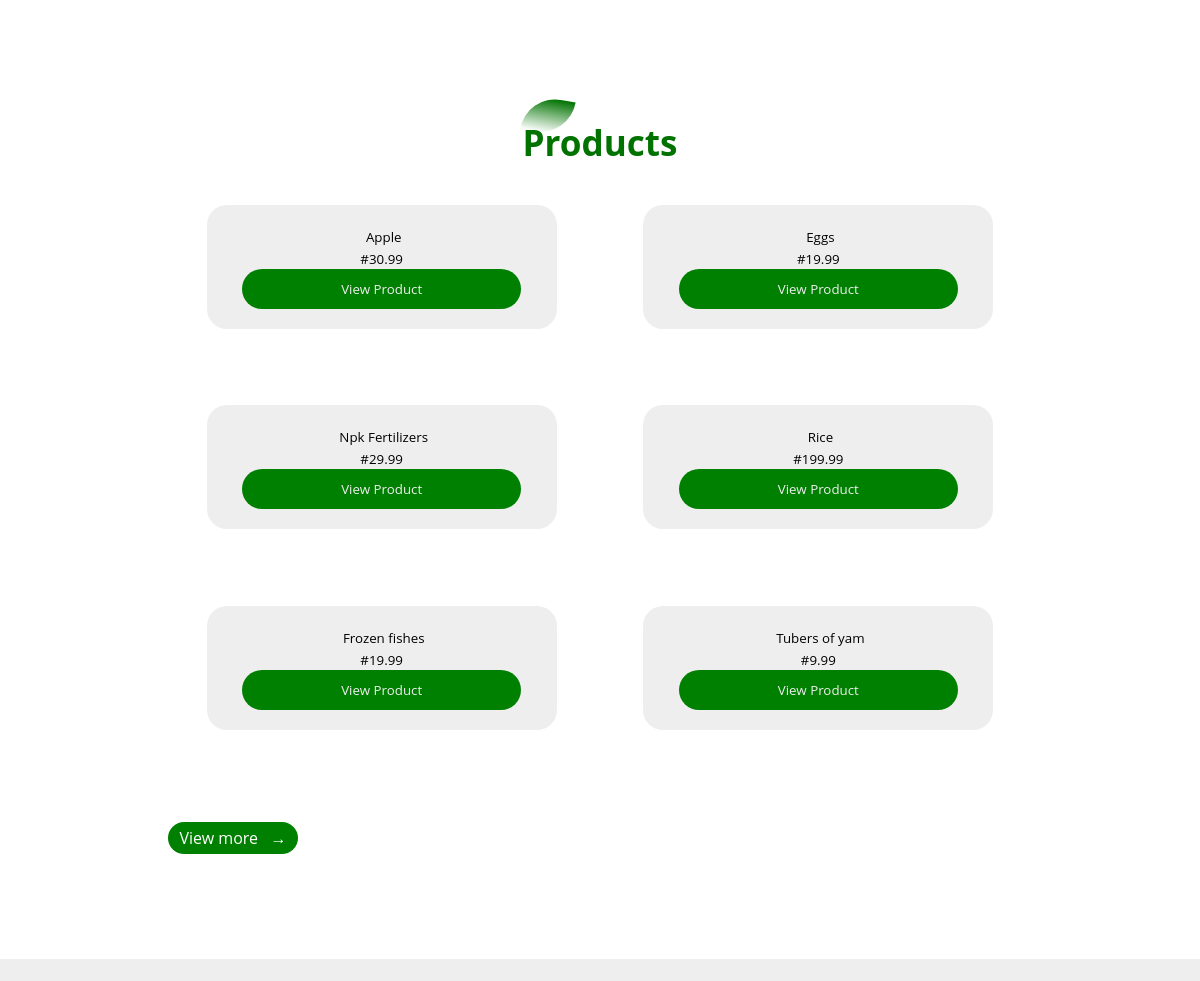
The app's page / (middle part), older data.
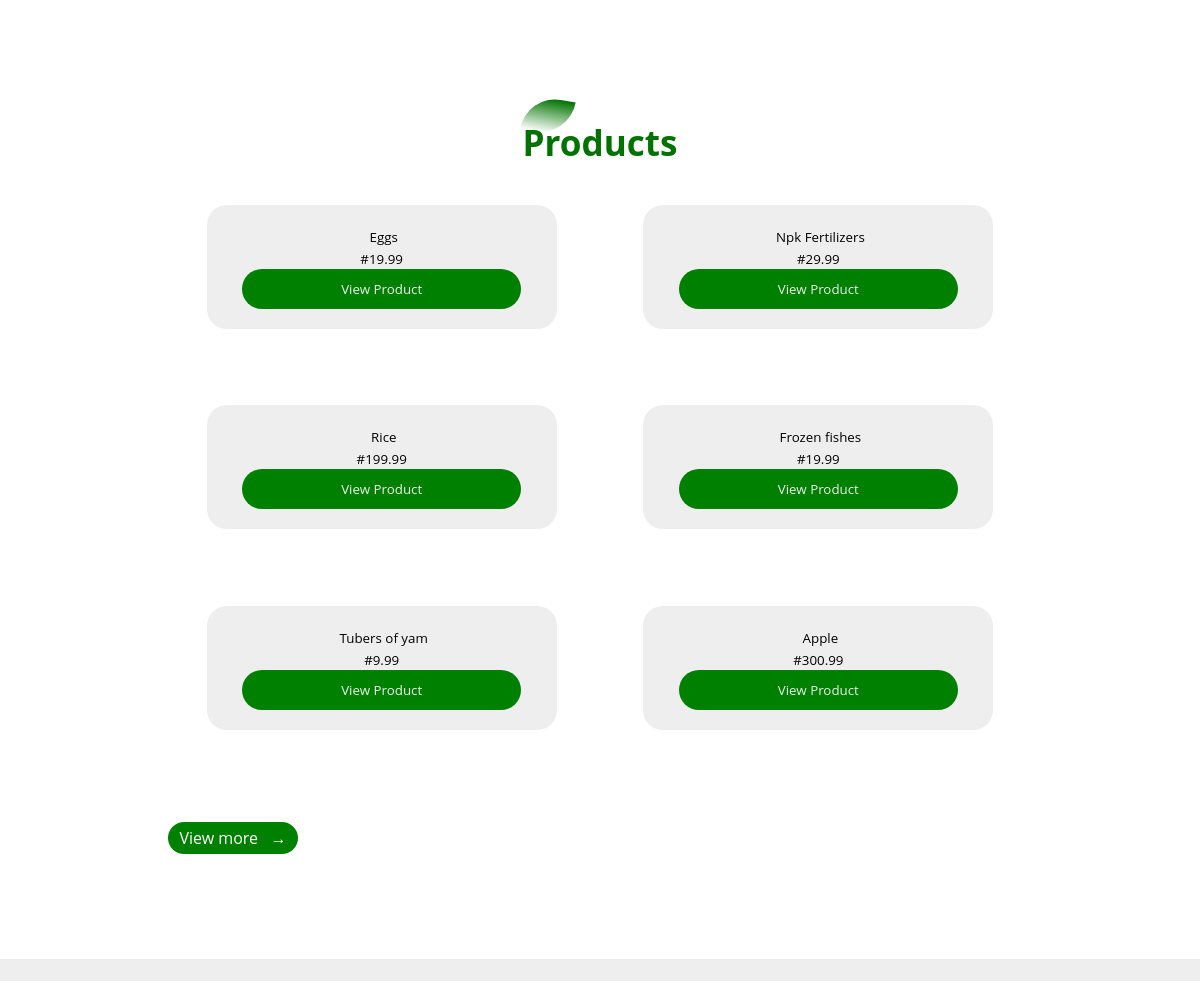
The same page, newer data.
### vendor/models.py (models this page shows, shortened)
class Product(models.Model):
    name = models.CharField(max_length=255)
    description = models.TextField()
    price = models.DecimalField(max_digits=10, decimal_places=2)
    image = models.ImageField(upload_to='uploads/product/', default='')
    imagesample1 = models.ImageField(upload_to='uploads/product/', default='')
    imagesample2 = models.ImageField(upload_to='uploads/product/', default='')
    stock = models.IntegerField()
    productcategories = models.ForeignKey(ProductCategory, related_name='products', on_delete=models.CASCADE, default='')
    weight = models.CharField(max_length=10, default='')
    vendor = models.ForeignKey(Farmers , related_name='farmers', on_delete=models.CASCADE, default='')
    created = models.DateField(auto_now=True)
    class Meta:
        ordering = ['created']

### store/views.py (the view)
# urls.py: path('', views.product_section, name='home'),
def product_section(request):
    product = Product.objects.all()[:6]
    categories = ProductCategory.objects.all()
    context = {'product': product, 'categories': categories}
    return render(request, 'store/home.html', context)

### store/templates/store/home.html (shortened to what this page needs)
{% load static %}
<!DOCTYPE html>
<html lang="en">
<head>
    <link rel="stylesheet" href="{% static "styles/style.css" %}">
    <link href="https://cdn.jsdelivr.net/npm/bootstrap-icons@1.11.3/font/bootstrap-icons.min.css" rel="stylesheet">
</head>
<body>
    <section id="products">
        <div class="title">
            <h3>
                Products
            </h3>
        </div>
        <div class="products">
            {% for products in product %}
            <div class="product-div">
                <small>
                    {{products.name}}
                </small>
                <br>
                <small>
                    #{{products.price}}
                </small>
                <br>
                <a href="{% url "product" products.id %}">
                    <button>
                        View Product
                    </button>
                </a>
            </div>
            {% endfor %}
        </div>
            <a href='{% url "shop" %}'>
            <div class="more-btn">
                    View more
                    &nbsp;
                    &#8594;
                </div>
            </a>
    </section>
    <section id="testimonial">
    </section>
</body>
</html>

### templates/homenav.html (shortened to what this page needs)
{% load static %}

### static/styles/style.css (style rules this page uses)
* { margin: 0; padding: 0; box-sizing: border-box; font-family: 'open sans'; }
.title { padding-bottom: 4%; font-size: 30px; color: #007200; }
.title h3 { margin: auto; font-weight: bold; position: relative; z-index: 1; display: inline-block; }
.title h3::after { content: ''; width: 50px; height: 35px; background: linear-gradient(#007200, #fff); position: absolute; top: -20px; left: 0; z-index: -1; transform: rotate(10deg); border-top-left-radius: 35px; border-bottom-right-radius: 35px; }
#products { padding: 10%; }
.products { width: screen; height: auto; display: flex; justify-content: space-evenly; flex-wrap: wrap; }
.product-div { width: 350px; padding: 20px; text-align: center; background-color: #eee; margin-bottom: 8%; border-radius: 20px; }
.product-div button { width: 90%; height: 40px; border: none; background-color: #008000; border-radius: 20px; color: #eee; cursor: pointer; }
.more-btn { text-decoration: none; display: inline-block; text-align: center; width: 130px; padding: 5px 0; color: #fff; font-weight: 400; border-radius: 20px; background-color:#008000; position: relative; top: 15px; left: 5%; }
#testimonial { padding: 10%; background-color: #eee; }
.title { display: flex; align-items: center; justify-content: center; flex-direction: column; position: relative; }

Row changes from the older to the newer data that the page shows:
changed Product "Apple": price "30.99" → "300.99"; moves down the list
